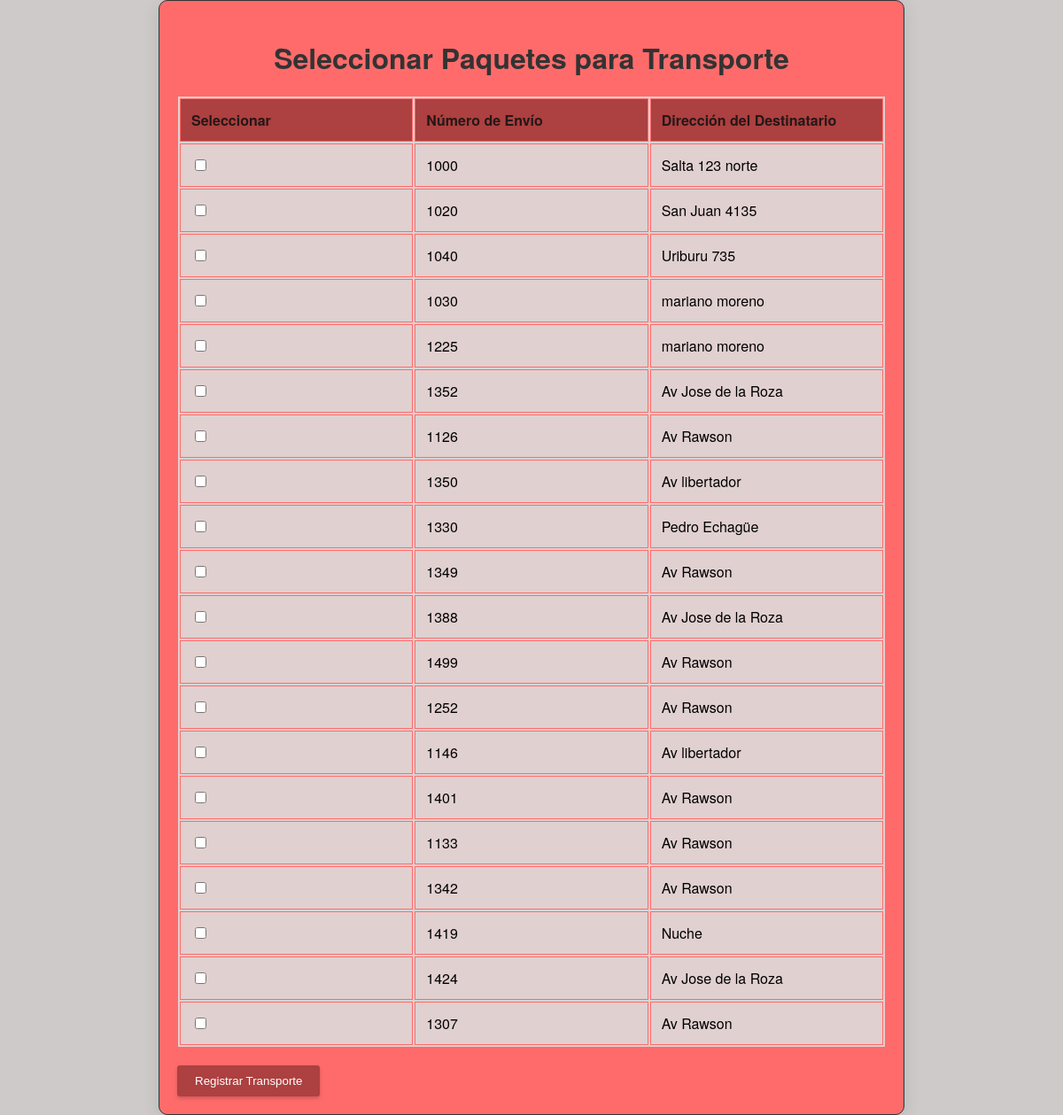
Page /funcion3?sucursal=1 on the committed database.
### model.py (models this page shows)
class Paquete(db.Model):
    __tablename__ = 'paquete'
    id = db.Column(db.Integer, primary_key=True)
    numeroenvio = db.Column(db.Integer)
    peso = db.Column(db.Integer)
    nomdestinatario = db.Column(db.String(60))
    dirdestinatario = db.Column(db.String(100))
    entregado = db.Column(db.Boolean, nullable=False, default=False)
    observaciones = db.Column(db.Text)
    idsucursal = db.Column(db.Integer, db.ForeignKey('sucursal.id'))
    idtransporte = db.Column(db.Integer, db.ForeignKey('transporte.id'))
    idrepartidor = db.Column(db.Integer, db.ForeignKey('repartidor.id'))

### app.py (the view)
@app.route("/funcion3", methods=['GET', 'POST'])
def funcion3():
    if request.method == 'POST':
        paquete_ids = request.form.getlist('paquetes')
        id_sucursal = request.form.get('id_sucursal')
        if not paquete_ids:
            flash("No se han seleccionado paquetes para el transporte", "error")
            return redirect(url_for('funcion3', sucursal=id_sucursal))
        try:
            transporte = Transporte(
                numerotransporte=random.randint(1000, 1500),
                fechahorasalida=datetime.now(),
                fechahorallegada=None,
                idsucursal=id_sucursal
            )
            db.session.add(transporte)
            db.session.commit()
            for paquete_id in paquete_ids:
                paquete = Paquete.query.get(paquete_id)
                paquete.idtransporte = transporte.id
                db.session.commit()
            flash("Transporte registrado con éxito", "success")
        except Exception as e:
            db.session.rollback()
            flash("Error al registrar el transporte", "error")
        return redirect(url_for('funcion1'))
    else:
        id_sucursal = request.args.get('sucursal')
        if not id_sucursal:
            return redirect(url_for('funcion1'))
        paquetes = Paquete.query.filter_by(entregado=0, idrepartidor=0).all()
        return render_template('funcion3.html', paquetes=paquetes, id_sucursal=id_sucursal)

### templates/funcion3.html (shortened to what this page needs)
<!DOCTYPE html>
<html lang="es">
<head>
    <link rel="stylesheet" href="{{ url_for('static', filename='funcion3.css') }}">
</head>
<body>
    <div class="container">
        <h1>Seleccionar Paquetes para Transporte</h1>
        <form method="POST">
            <table>
                <thead>
                    <tr>
                        <th>Seleccionar</th>
                        <th>Número de Envío</th>
                        <th>Dirección del Destinatario</th>
                    </tr>
                </thead>
                <tbody>
                    {% for paquete in paquetes %}
                        <tr>
                            <td><input type="checkbox" name="paquetes" value="{{ paquete.id }}"></td>
                            <td>{{ paquete.numeroenvio }}</td>
                            <td>{{ paquete.dirdestinatario }}</td>
                        </tr>
                    {% endfor %}
                </tbody>
            </table>
            <button type="submit">Registrar Transporte</button>
        </form>
    </div>
</body>
</html>

### static/funcion3.css (style rules this page uses)
body { font-family: 'Helvetica Neue', sans-serif; margin: auto; padding: 0; display: flex; justify-content: center; align-items: center; height: 100vh; background-color: #cecaca; }
.container { width: 80%; max-width: 800px; margin: auto; overflow: hidden; padding: 20px; box-shadow: 0 4px 20px rgba(0, 0, 0, 0.1); background-color: #ff6b6b; border-radius: 10px; border: 1px solid #333; }
h1 { font-size: 2rem; margin-bottom: 20px; color: #333; text-align: center; }
table { width: 100%; max-width: 800px; margin: 20px auto; border: 1px solid #ff6b6b; background-color: #e1d0d0; }
th, td { border: 1px solid #ff6b6b; width: 25%; text-align: left; padding: 12px; }
th { background-color: #ad4040; color: #261717; }
tr:nth-child(even) { background-color:#e1d0d0; }
button { background-color: #ad4040; color: #ffffff; border: none; padding: 10px 20px; cursor: pointer; border-radius: 3px; transition: background-color 0.3s ease; box-shadow: 0 2px 4px rgba(0, 0, 0, 0.2); }

### rows in the picture
Paquete: numeroenvio "1000", dirdestinatario "Salta 123 norte"
Paquete: numeroenvio "1020", dirdestinatario "San Juan 4135"
Paquete: numeroenvio "1040", dirdestinatario "Uriburu 735"
Paquete: numeroenvio "1030", dirdestinatario "mariano moreno"
Paquete: numeroenvio "1225", dirdestinatario "mariano moreno"
Paquete: numeroenvio "1352", dirdestinatario "Av Jose de la Roza"
Paquete: numeroenvio "1126", dirdestinatario "Av Rawson"
Paquete: numeroenvio "1350", dirdestinatario "Av libertador"
Paquete: numeroenvio "1330", dirdestinatario "Pedro Echagüe"
Paquete: numeroenvio "1349", dirdestinatario "Av Rawson"
Paquete: numeroenvio "1388", dirdestinatario "Av Jose de la Roza"
Paquete: numeroenvio "1499", dirdestinatario "Av Rawson"
Paquete: numeroenvio "1252", dirdestinatario "Av Rawson"
Paquete: numeroenvio "1146", dirdestinatario "Av libertador"
Paquete: numeroenvio "1401", dirdestinatario "Av Rawson"
Paquete: numeroenvio "1133", dirdestinatario "Av Rawson"
Paquete: numeroenvio "1342", dirdestinatario "Av Rawson"
Paquete: numeroenvio "1419", dirdestinatario "Nuche"
Paquete: numeroenvio "1424", dirdestinatario "Av Jose de la Roza"
Paquete: numeroenvio "1307", dirdestinatario "Av Rawson"
